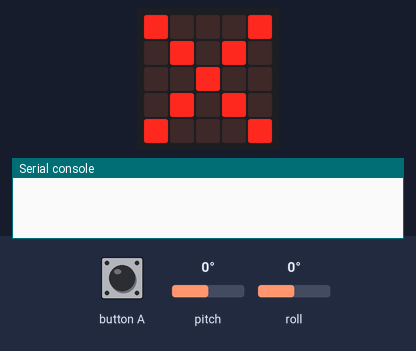
This program was run on a simulated BBC micro:bit (MakeCode). On the bench: the board's 5×5 LED display, the last lines printed to the serial console. Inputs (shaded band) come from the test bench; at power-on: pitch 0°, roll 0°. No radio messages arrive unless stated (any console line starting 'radio sent:' is added by the test bench).

Above: at 1.2 s.
1.3 s: button A pressed for 0.15 s
At 2.6 s:
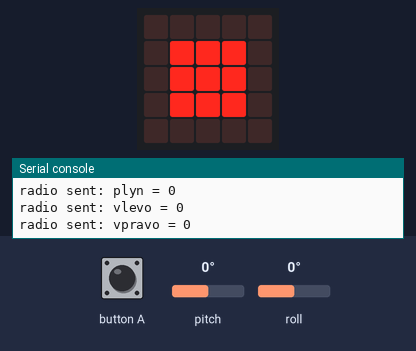
3.1 s: pitch set to -172°
At 4.5 s:
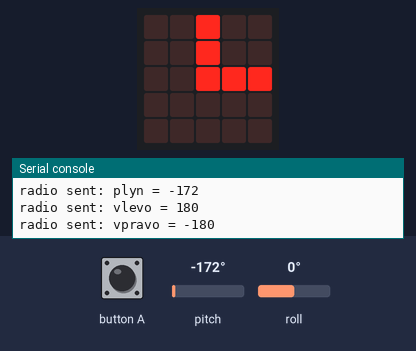
4.8 s: roll set to -172°
At 5.9 s:
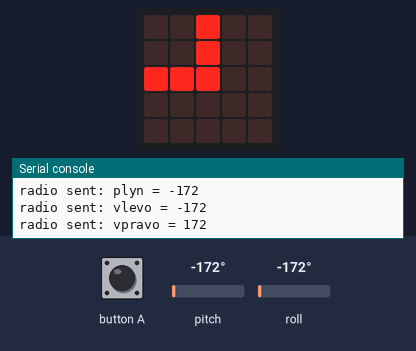
6.5 s: pitch set to -12°
8.0 s: pitch set to -9°
At 9.2 s:
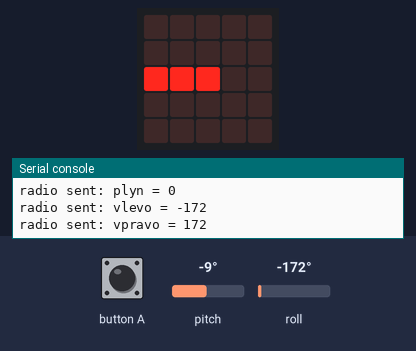
9.5 s: roll set to -12°
11.0 s: roll set to -9°
At 12.4 s:
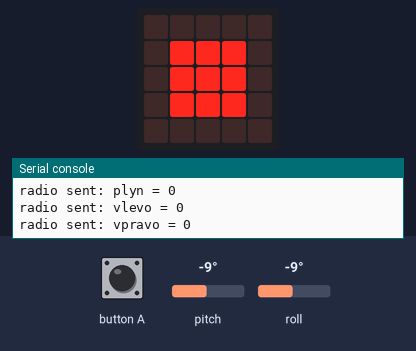
Timing chart, 0 to 13.9 s (numbered marks = the images above; inputs shaded):
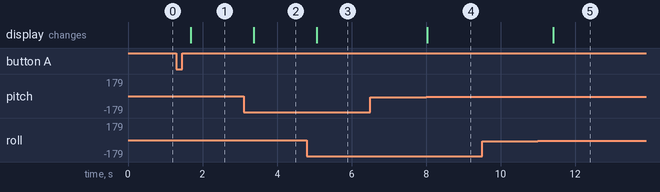

The program:

main.ts
```typescript
input.onButtonPressed(Button.A, function () {
    if (pauza == 0) {
        pauza = 1
    } else {
        pauza = 0
    }
    radio.sendValue("pauza", pauza)
})
let smer = 0
let plyn = 0
let pauza = 0
radio.setGroup(1)
let min_k = 10
let min_z = -10
pauza = 1
basic.forever(function () {
    if (pauza == 0) {
        plyn = input.rotation(Rotation.Pitch)
        smer = input.rotation(Rotation.Roll)
        if (plyn < min_z || plyn > min_k) {
            radio.sendValue("plyn", input.rotation(Rotation.Pitch))
        } else {
            radio.sendValue("plyn", 0)
        }
        if (smer < min_z || smer > min_k) {
            radio.sendValue("vlevo", smer)
            radio.sendValue("vpravo", 0 - smer)
        } else {
            radio.sendValue("vlevo", 0)
            radio.sendValue("vpravo", 0)
        }
        if (smer < min_z && plyn < min_z) {
            basic.showLeds(`
                . . # . .
                . . # . .
                # # # . .
                . . . . .
                . . . . .
                `)
        } else if (smer < min_z && plyn > min_k) {
            basic.showLeds(`
                . . . . .
                . . . . .
                # # # . .
                . . # . .
                . . # . .
                `)
        } else if (smer > min_k && plyn < min_z) {
            basic.showLeds(`
                . . # . .
                . . # . .
                . . # # #
                . . . . .
                . . . . .
                `)
        } else if (smer > min_k && plyn > min_k) {
            basic.showLeds(`
                . . . . .
                . . . . .
                . . # # #
                . . # . .
                . . # . .
                `)
        } else if (plyn < min_z) {
            basic.showLeds(`
                . . # . .
                . . # . .
                . . # . .
                . . . . .
                . . . . .
                `)
        } else if (plyn > min_k) {
            basic.showLeds(`
                . . . . .
                . . . . .
                . . # . .
                . . # . .
                . . # . .
                `)
        } else if (smer < min_z) {
            basic.showLeds(`
                . . . . .
                . . . . .
                # # # . .
                . . . . .
                . . . . .
                `)
        } else if (smer > min_k) {
            basic.showLeds(`
                . . . . .
                . . . . .
                . . # # #
                . . . . .
                . . . . .
                `)
        } else {
            basic.showLeds(`
                . . . . .
                . # # # .
                . # # # .
                . # # # .
                . . . . .
                `)
        }
    } else {
        basic.showLeds(`
            # . . . #
            . # . # .
            . . # . .
            . # . # .
            # . . . #
            `)
    }
})
```

test.ts
```typescript
// Tady jsou testy. Při použití tohoto balíčku jako rozšíření nebude zkompilováno.
```

Measured:
- the behaviour switches between -11 and -10° on pitch (found by bisection; images 3 and 4)
- the behaviour switches between -11 and -10° on roll (found by bisection; images 4 and 5)
- after the input at 1.3 s, the display: changes after 0.38 s (image 1)
- after the input at 3.1 s, the display: changes after 0.28 s (image 2)
- after the input at 4.8 s, the display: changes after 0.27 s (image 3)
- after the input at 8.0 s, the display: changes at once (image 4)
- after the input at 11.0 s, the display: changes after 0.42 s (image 5)
